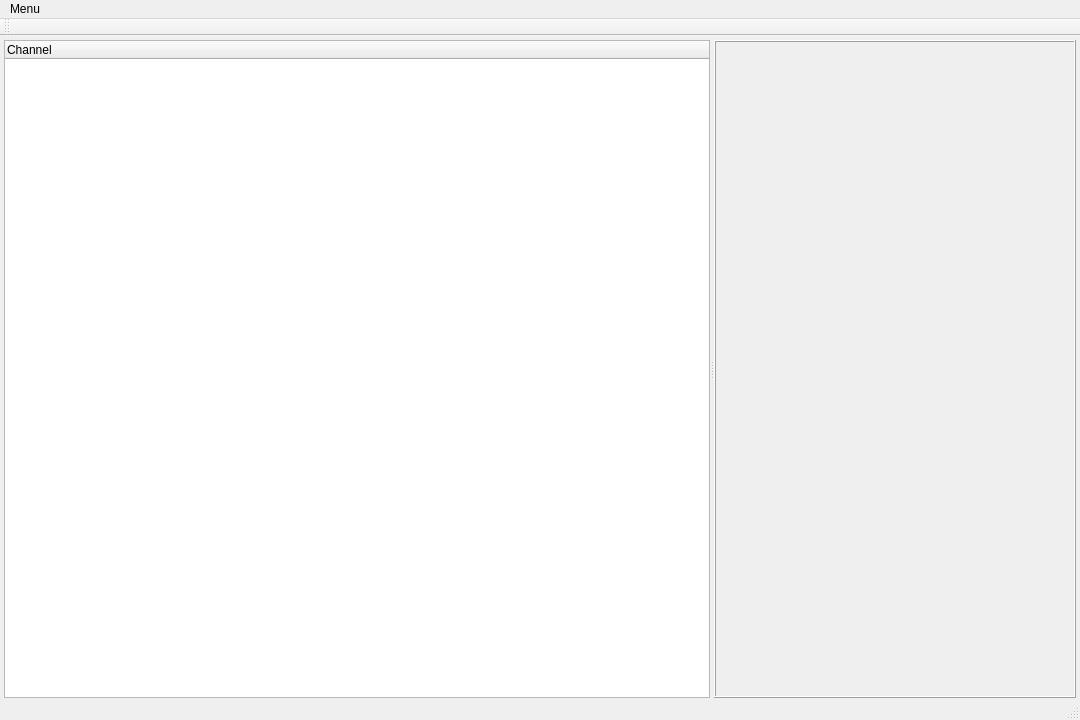
<?xml version="1.0" encoding="UTF-8"?>
<ui version="4.0">
 <class>MainWindow</class>
 <widget class="QMainWindow" name="MainWindow">
  <property name="geometry">
   <rect>
    <x>0</x>
    <y>0</y>
    <width>1080</width>
    <height>720</height>
   </rect>
  </property>
  <property name="windowTitle">
   <string>CDT Test Tool</string>
  </property>
  <widget class="QWidget" name="centralWidget">
   <layout class="QHBoxLayout" name="horizontalLayout_2">
    <property name="leftMargin">
     <number>4</number>
    </property>
    <property name="topMargin">
     <number>4</number>
    </property>
    <property name="rightMargin">
     <number>4</number>
    </property>
    <property name="bottomMargin">
     <number>0</number>
    </property>
    <item>
     <widget class="QSplitter" name="splitter">
      <property name="orientation">
       <enum>Qt::Horizontal</enum>
      </property>
      <widget class="ChannelTreeWidget" name="treeWidget">
       <column>
        <property name="text">
         <string notr="true">Channel</string>
        </property>
       </column>
      </widget>
      <widget class="QStackedWidget" name="stackedWidget">
       <property name="frameShape">
        <enum>QFrame::Box</enum>
       </property>
       <property name="frameShadow">
        <enum>QFrame::Raised</enum>
       </property>
       <property name="currentIndex">
        <number>0</number>
       </property>
       <widget class="QWidget" name="page"/>
       <widget class="QWidget" name="page_2">
        <layout class="QHBoxLayout" name="horizontalLayout">
         <property name="leftMargin">
          <number>0</number>
         </property>
         <property name="topMargin">
          <number>0</number>
         </property>
         <property name="rightMargin">
          <number>0</number>
         </property>
         <property name="bottomMargin">
          <number>0</number>
         </property>
         <item>
          <widget class="MainTabWidget" name="mainTabWidget"/>
         </item>
        </layout>
       </widget>
      </widget>
     </widget>
    </item>
   </layout>
  </widget>
  <widget class="QMenuBar" name="menuBar">
   <property name="geometry">
    <rect>
     <x>0</x>
     <y>0</y>
     <width>1080</width>
     <height>28</height>
    </rect>
   </property>
   <widget class="QMenu" name="menuMenu">
    <property name="title">
     <string>Menu</string>
    </property>
    <addaction name="actionImport"/>
    <addaction name="actionSave"/>
   </widget>
   <addaction name="menuMenu"/>
  </widget>
  <widget class="QToolBar" name="mainToolBar">
   <attribute name="toolBarArea">
    <enum>TopToolBarArea</enum>
   </attribute>
   <attribute name="toolBarBreak">
    <bool>false</bool>
   </attribute>
  </widget>
  <widget class="QStatusBar" name="statusBar"/>
  <action name="actionImport">
   <property name="text">
    <string>Import</string>
   </property>
  </action>
  <action name="actionSave">
   <property name="text">
    <string>Save</string>
   </property>
  </action>
 </widget>
 <layoutdefault spacing="6" margin="11"/>
 <customwidgets>
  <customwidget>
   <class>ChannelTreeWidget</class>
   <extends>QTreeWidget</extends>
   <header>ui/trees/channeltreewidget.h</header>
  </customwidget>
  <customwidget>
   <class>MainTabWidget</class>
   <extends>QTabWidget</extends>
   <header>ui/tabs/maintabwidget.h</header>
   <container>1</container>
  </customwidget>
 </customwidgets>
 <resources/>
 <connections/>
</ui>
